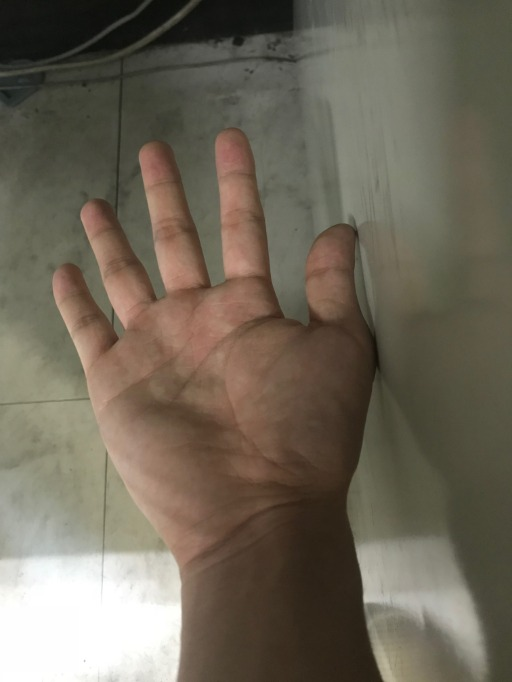
#> input picture color_and_edge/dark_hand_resized.jpg, 512 x 682 px
$ python color_and_edge.py   (older library calls are emulated)
#> lines starting #> are read from the running program, lines starting #| are printed output that depends on the picture
# -*- coding: utf-8 -*-
"""
Created on Mon Oct 22 13:23:56 2018

@author: 606C
"""

import cv2
import numpy as np

dark_hand = cv2.imread('dark_hand_resized.jpg')
#> dark_hand is the input picture: shape (682, 512, 3); mean B, G, R 88.2, 102.7, 110.6
bright_hand = cv2.imread('bright_hand_resized.jpg')
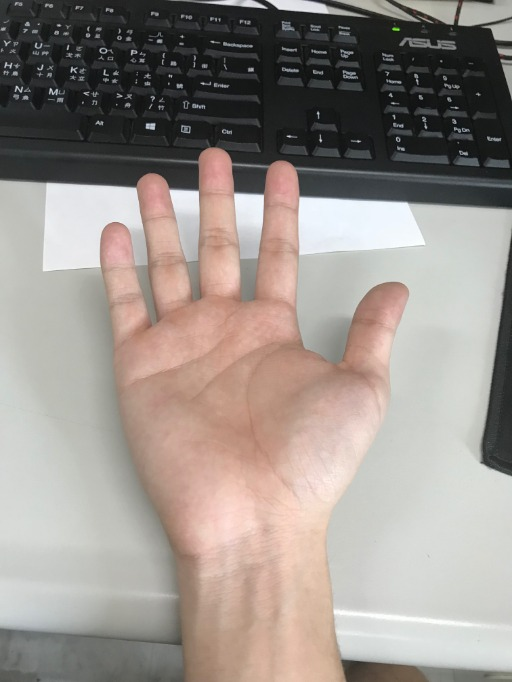
#> input picture color_and_edge/bright_hand_resized.jpg, 512 x 682 px
#> bright_hand is the input picture: shape (682, 512, 3); mean B, G, R 139.1, 144.9, 153.5
#
dark_hsv = cv2.cvtColor(dark_hand,cv2.COLOR_BGR2HSV)
#> dark_hsv: shape (682, 512, 3); mean H, S, V 24.6, 59, 111.2
x,y,_=dark_hand.shape
#> x = 682; y = 512
color1 = np.zeros([x,y])
color1[dark_hsv[:,:,0]<20] = 255
color1[dark_hsv[:,:,0]==0] = 0
bright_hsv= cv2.cvtColor(bright_hand,cv2.COLOR_BGR2HSV)
#> bright_hsv: shape (682, 512, 3); mean H, S, V 48.6, 27.8, 155.5
color2 = np.zeros([x,y])
color2[bright_hsv[:,:,0]<20] = 255
color2[bright_hsv[:,:,0]==0] = 0
#
dark_gray = cv2.cvtColor(dark_hand,cv2.COLOR_BGR2GRAY)
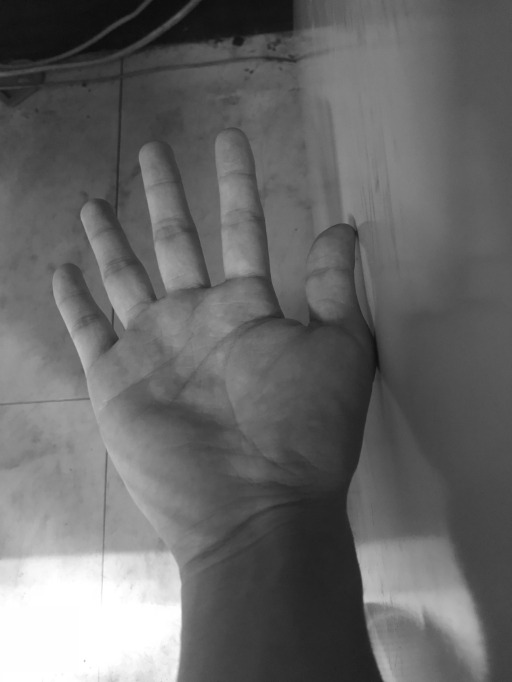
#> dark_gray: shape (682, 512); min 12, max 255, mean 103.4
kernal = np.array([[1,1,1],[1,-8,1],[1,1,1]])
d_edge_8 = cv2.filter2D(dark_gray, -1, kernal)
#d_edge_8 = cv2.Laplacian(dark_gray,cv2.CV_32F)
#d_edge_8 = cv2.convertScaleAbs(d_edge_8)
d_edge_4 = cv2.Laplacian(dark_gray,cv2.CV_16S,ksize=3)
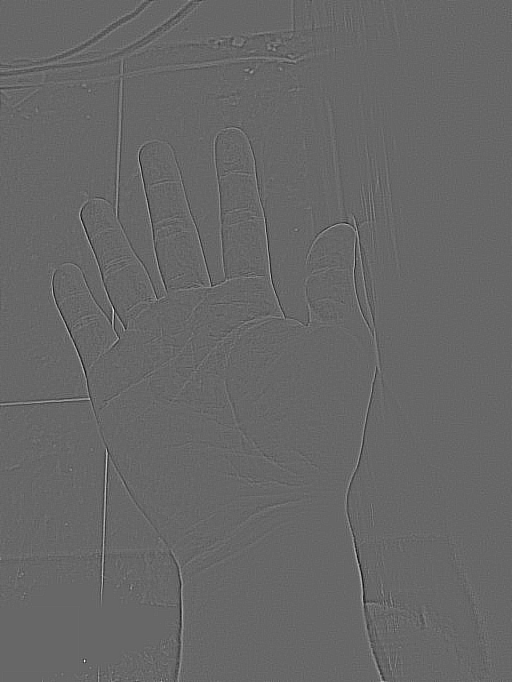
#> d_edge_4: shape (682, 512) int16; min -240, max 350, mean 0; drawn with min black and max white

#d_sharp_8 = dark_gray + d_edge_8
#d_sharp_4 = cv2.convertScaleAbs(dark_gray - d_edge_4)

#
bright_gray = cv2.cvtColor(bright_hand,cv2.COLOR_BGR2GRAY)
b_edge_8 = cv2.Laplacian(bright_gray,cv2.CV_32F,ksize = 3)
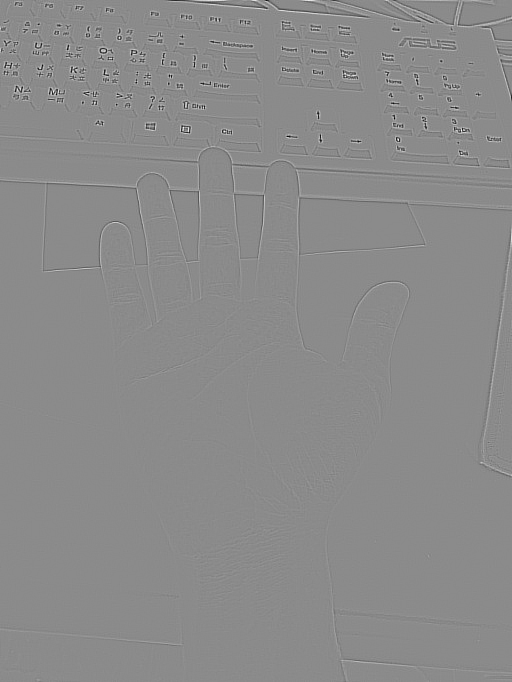
#> b_edge_8: shape (682, 512) float32; min -1042, max 868, mean 0; drawn with min black and max white
b_edge_8 = cv2.convertScaleAbs(b_edge_8)
b_edge_4 = cv2.Laplacian(bright_gray,cv2.CV_32F)
b_edge_4 = cv2.convertScaleAbs(b_edge_4)
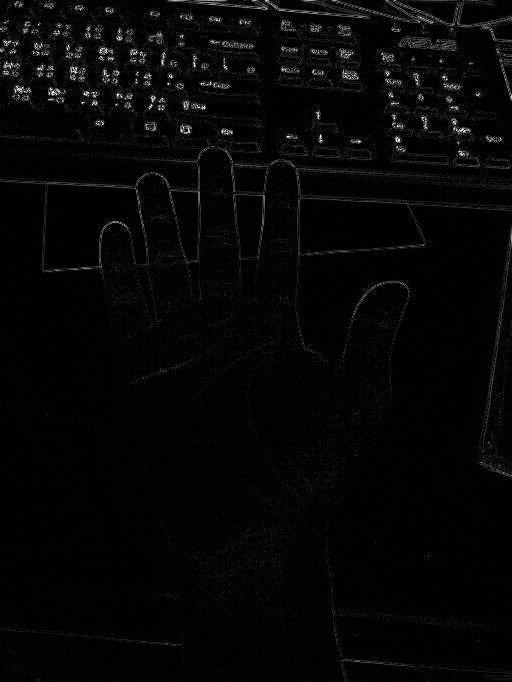
#> b_edge_4: shape (682, 512); min 0, max 255, mean 6.3
b_sharp_8 = (bright_gray - b_edge_8).astype('uint8')
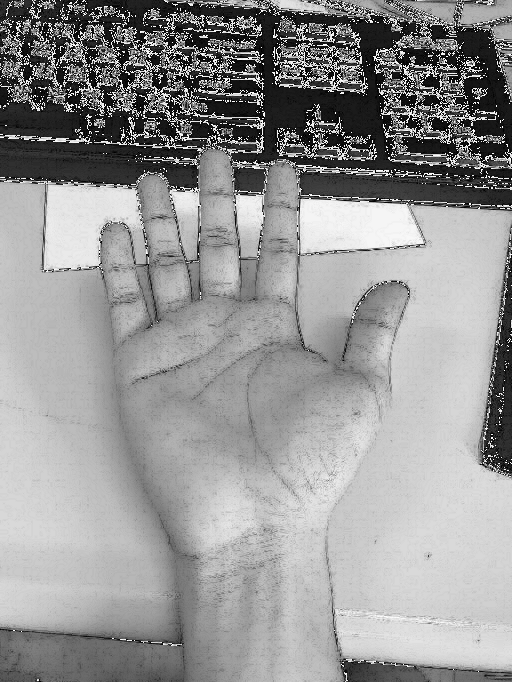
#> b_sharp_8: shape (682, 512); min 0, max 255, mean 149
b_sharp_4 = (bright_gray - b_edge_4).astype('uint8')
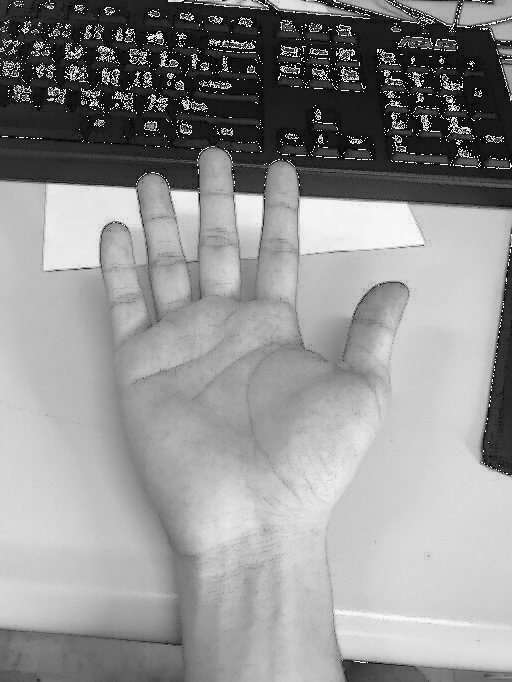
#> b_sharp_4: shape (682, 512); min 0, max 255, mean 146


# [4 lines of commented-out code are left out]
cv2.imshow('d_edge_8',d_edge_8)
cv2.imshow('d_edge_4',d_edge_4)
#cv2.imshow('d_sharp_8',d_sharp_8)
#cv2.imshow('d_sharp_4',d_sharp_4)
'''
cv2.imshow('b_edge_8',b_edge_8)
cv2.imshow('b_edge_4',b_edge_4)
cv2.imshow('b_sharp_8',b_sharp_8)
cv2.imshow('b_sharp_4',b_sharp_4)
'''
cv2.imshow('d_gray',dark_gray)
#cv2.imshow('b_gray',bright_gray)


cv2.waitKey(0)
cv2.destroyAllWindows()
